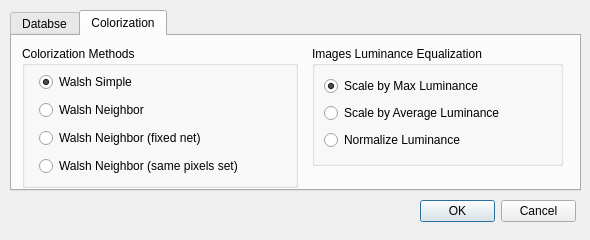
<?xml version="1.0" encoding="UTF-8"?>
<ui version="4.0">
 <class>PreferencesDialog</class>
 <widget class="QDialog" name="PreferencesDialog">
  <property name="windowModality">
   <enum>Qt::ApplicationModal</enum>
  </property>
  <property name="geometry">
   <rect>
    <x>0</x>
    <y>0</y>
    <width>590</width>
    <height>240</height>
   </rect>
  </property>
  <property name="sizePolicy">
   <sizepolicy hsizetype="Fixed" vsizetype="Fixed">
    <horstretch>0</horstretch>
    <verstretch>0</verstretch>
   </sizepolicy>
  </property>
  <property name="minimumSize">
   <size>
    <width>590</width>
    <height>240</height>
   </size>
  </property>
  <property name="maximumSize">
   <size>
    <width>595</width>
    <height>240</height>
   </size>
  </property>
  <property name="windowTitle">
   <string>Preferences</string>
  </property>
  <widget class="QDialogButtonBox" name="exitBBox">
   <property name="geometry">
    <rect>
     <x>420</x>
     <y>200</y>
     <width>156</width>
     <height>23</height>
    </rect>
   </property>
   <property name="orientation">
    <enum>Qt::Horizontal</enum>
   </property>
   <property name="standardButtons">
    <set>QDialogButtonBox::Cancel|QDialogButtonBox::Ok</set>
   </property>
  </widget>
  <widget class="QTabWidget" name="prefCategories">
   <property name="geometry">
    <rect>
     <x>10</x>
     <y>10</y>
     <width>571</width>
     <height>181</height>
    </rect>
   </property>
   <property name="sizePolicy">
    <sizepolicy hsizetype="Preferred" vsizetype="Preferred">
     <horstretch>0</horstretch>
     <verstretch>0</verstretch>
    </sizepolicy>
   </property>
   <property name="currentIndex">
    <number>1</number>
   </property>
   <widget class="QWidget" name="tabDatabase">
    <attribute name="title">
     <string>Databse</string>
    </attribute>
    <widget class="QGroupBox" name="gbPassType">
     <property name="geometry">
      <rect>
       <x>10</x>
       <y>10</y>
       <width>302</width>
       <height>142</height>
      </rect>
     </property>
     <property name="title">
      <string>Passport Type for Image Searching</string>
     </property>
     <property name="checkable">
      <bool>false</bool>
     </property>
     <layout class="QVBoxLayout" name="verticalLayout">
      <item>
       <widget class="QRadioButton" name="rbLumHist">
        <property name="text">
         <string>Luminance Histogram</string>
        </property>
        <property name="checked">
         <bool>true</bool>
        </property>
       </widget>
      </item>
      <item>
       <widget class="QRadioButton" name="rbSubLum">
        <property name="text">
         <string>Subsampled Luminance</string>
        </property>
       </widget>
      </item>
      <item>
       <widget class="QRadioButton" name="rbLumGradHist">
        <property name="text">
         <string>Luminance and Gradient Histigram</string>
        </property>
       </widget>
      </item>
      <item>
       <widget class="QRadioButton" name="rbSubLumGrad">
        <property name="text">
         <string>Subsampled Luminance and Gradient</string>
        </property>
       </widget>
      </item>
     </layout>
    </widget>
   </widget>
   <widget class="QWidget" name="tabColorization">
    <property name="toolTip">
     <string/>
    </property>
    <property name="statusTip">
     <string/>
    </property>
    <property name="accessibleDescription">
     <string/>
    </property>
    <attribute name="title">
     <string>Colorization</string>
    </attribute>
    <widget class="QGroupBox" name="gbColorMethod">
     <property name="geometry">
      <rect>
       <x>10</x>
       <y>10</y>
       <width>276</width>
       <height>142</height>
      </rect>
     </property>
     <property name="title">
      <string>Colorization Methods</string>
     </property>
     <widget class="QRadioButton" name="rbWSimple">
      <property name="geometry">
       <rect>
        <x>17</x>
        <y>25</y>
        <width>120</width>
        <height>22</height>
       </rect>
      </property>
      <property name="text">
       <string>Walsh Simple</string>
      </property>
      <property name="checked">
       <bool>true</bool>
      </property>
     </widget>
     <widget class="QRadioButton" name="rbWNNoRand">
      <property name="geometry">
       <rect>
        <x>17</x>
        <y>81</y>
        <width>209</width>
        <height>22</height>
       </rect>
      </property>
      <property name="sizePolicy">
       <sizepolicy hsizetype="Preferred" vsizetype="Fixed">
        <horstretch>0</horstretch>
        <verstretch>0</verstretch>
       </sizepolicy>
      </property>
      <property name="text">
       <string>Walsh Neighbor (fixed net)</string>
      </property>
     </widget>
     <widget class="QRadioButton" name="rbWNOneRand">
      <property name="geometry">
       <rect>
        <x>17</x>
        <y>109</y>
        <width>250</width>
        <height>22</height>
       </rect>
      </property>
      <property name="sizePolicy">
       <sizepolicy hsizetype="Preferred" vsizetype="Fixed">
        <horstretch>0</horstretch>
        <verstretch>0</verstretch>
       </sizepolicy>
      </property>
      <property name="text">
       <string>Walsh Neighbor (same pixels set)</string>
      </property>
     </widget>
     <widget class="QRadioButton" name="rbWNeighbor">
      <property name="geometry">
       <rect>
        <x>17</x>
        <y>53</y>
        <width>137</width>
        <height>22</height>
       </rect>
      </property>
      <property name="text">
       <string>Walsh Neighbor</string>
      </property>
     </widget>
    </widget>
    <widget class="QGroupBox" name="gbImgLumEqual">
     <property name="geometry">
      <rect>
       <x>300</x>
       <y>10</y>
       <width>251</width>
       <height>120</height>
      </rect>
     </property>
     <property name="title">
      <string>Images Luminance Equalization</string>
     </property>
     <layout class="QVBoxLayout" name="verticalLayout_4">
      <item>
       <widget class="QRadioButton" name="rbScaleMaxLum">
        <property name="text">
         <string>Scale by Max Luminance</string>
        </property>
        <property name="checked">
         <bool>true</bool>
        </property>
       </widget>
      </item>
      <item>
       <widget class="QRadioButton" name="rbScaleAverLum">
        <property name="text">
         <string>Scale by Average Luminance</string>
        </property>
       </widget>
      </item>
      <item>
       <widget class="QRadioButton" name="rbNormLum">
        <property name="text">
         <string>Normalize Luminance</string>
        </property>
       </widget>
      </item>
     </layout>
    </widget>
   </widget>
  </widget>
 </widget>
 <resources/>
 <connections>
  <connection>
   <sender>exitBBox</sender>
   <signal>accepted()</signal>
   <receiver>PreferencesDialog</receiver>
   <slot>accept()</slot>
   <hints>
    <hint type="sourcelabel">
     <x>248</x>
     <y>254</y>
    </hint>
    <hint type="destinationlabel">
     <x>157</x>
     <y>274</y>
    </hint>
   </hints>
  </connection>
  <connection>
   <sender>exitBBox</sender>
   <signal>rejected()</signal>
   <receiver>PreferencesDialog</receiver>
   <slot>reject()</slot>
   <hints>
    <hint type="sourcelabel">
     <x>316</x>
     <y>260</y>
    </hint>
    <hint type="destinationlabel">
     <x>286</x>
     <y>274</y>
    </hint>
   </hints>
  </connection>
 </connections>
</ui>
